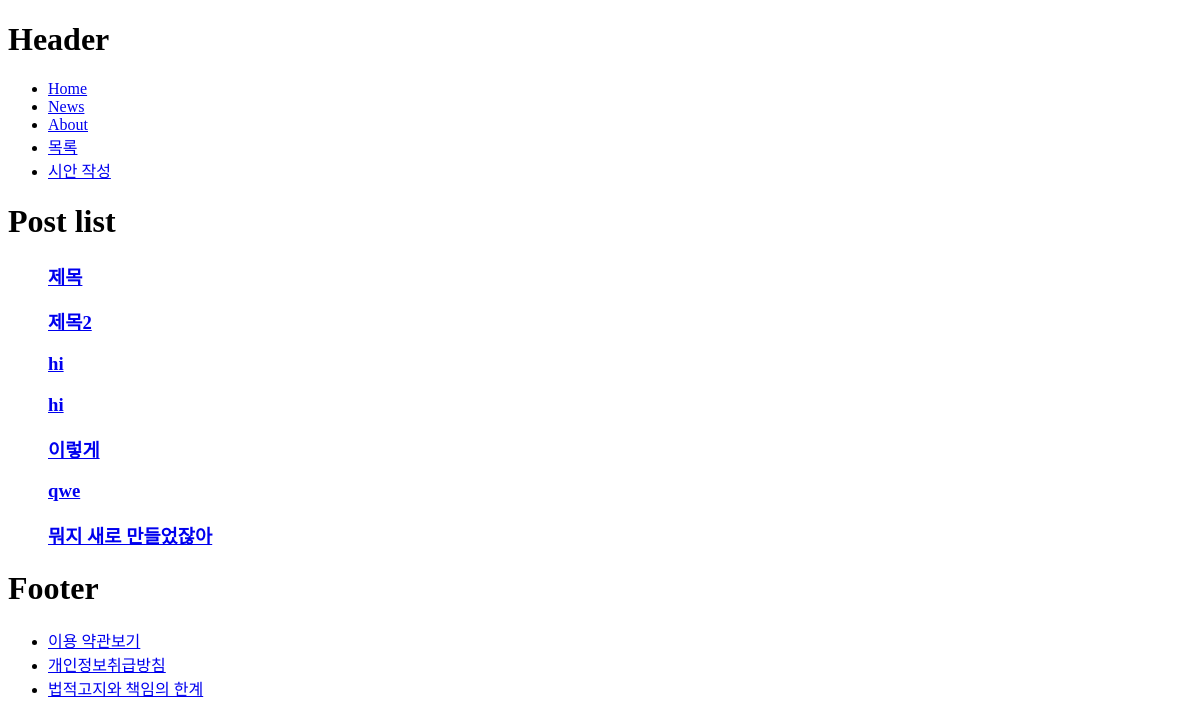
The app's page /posts/, older data.
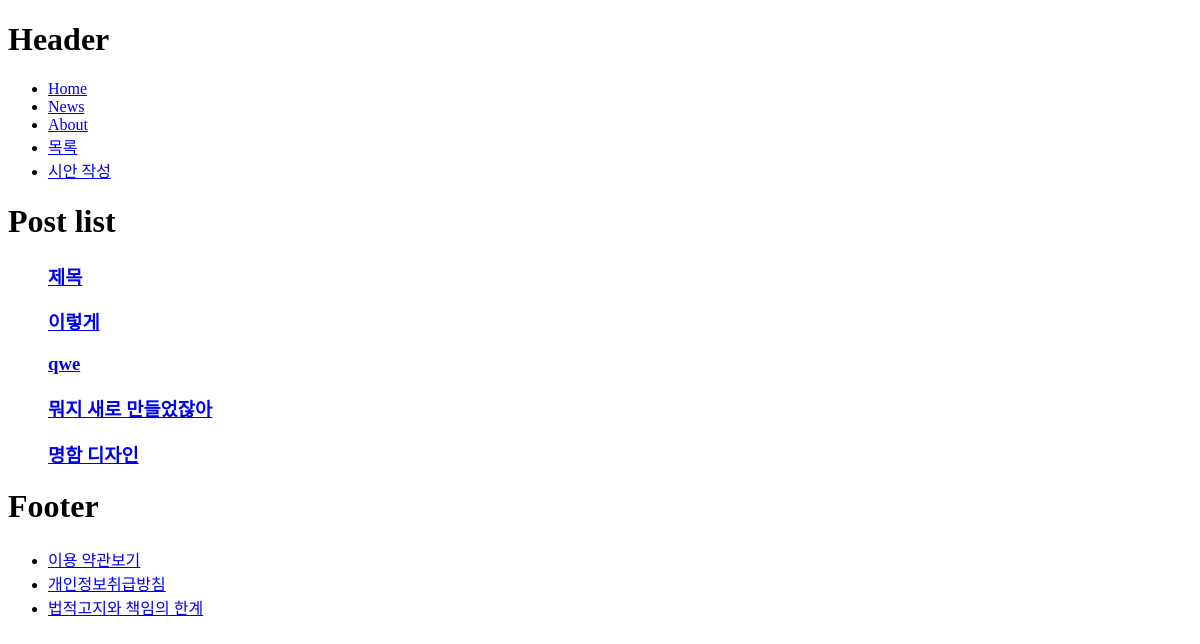
The same page, newer data.
### wpsblog/models.py (models this page shows, shortened)
class Post(models.Model):
    title = models.CharField(
            max_length = 120,
    )
    content = models.TextField()
    def get_absolute_url(self):
        return reverse(
            "posts:detail",
            kwargs = {
                "post_id" : self.id,
            }
        )

### wpsblog/views/posts/lists.py (the view)
def lists(request):
    return render(request,
        "posts/lists.html",
        {
            "posts": Post.objects.all() # 여기의 posts가 template으로 날아감
        },
        )

### wpsblog/templates/posts/lists.html (shortened to what this page needs)
{% extends "base.html" %}
{% block content %}
<h1>Post list</h1>
<ul>
    {% for post in posts %}
    <a href="{{ post.get_absolute_url }}">
    <h3>{{ post.title }}</h3>
    </a>
    {% endfor %}
</ul>
{% endblock %}

### wpsblog/templates/base.html (shortened to what this page needs)
<!DOCTYPE html>
<html>
	<head>
	</head>
	<body>
		{% include "header.html" %}
		{% block content %}
		{% endblock %}
		{% include "footer.html" %}
	</body>
</html>

### wpsblog/templates/header.html
<header>
    <h1>Header</h1>
    <ul>
        <li><a href="{% url "home" %}">Home</a></li>
        <li><a href="{% url "news" %}">News</a></li>
        <li><a href="{% url "about" %}">About</a></li>
        <li><a href="{% url "posts:lists" %}">목록</a></li>
        <li><a href="{% url "posts:new" %}">시안 작성</a></li>
    </ul>
</header>

### wpsblog/templates/footer.html
<footer>
	<h1>Footer</h1>
	<ul>
		<li><a href="{% url "policy:terms" %}">이용 약관보기</a></li>
		<li><a href="{% url "policy:privacy" %}">개인정보취급방침</a></li>
		<li><a href="{% url "policy:disclaimer" %}">법적고지와 책임의 한계</a></li>
	</ul>
</footer>

Row changes from the older to the newer data that the page shows:
removed Post: title "제목2"
removed Post: title "hi"
removed Post: title "hi"
added Post: title "명함 디자인"
